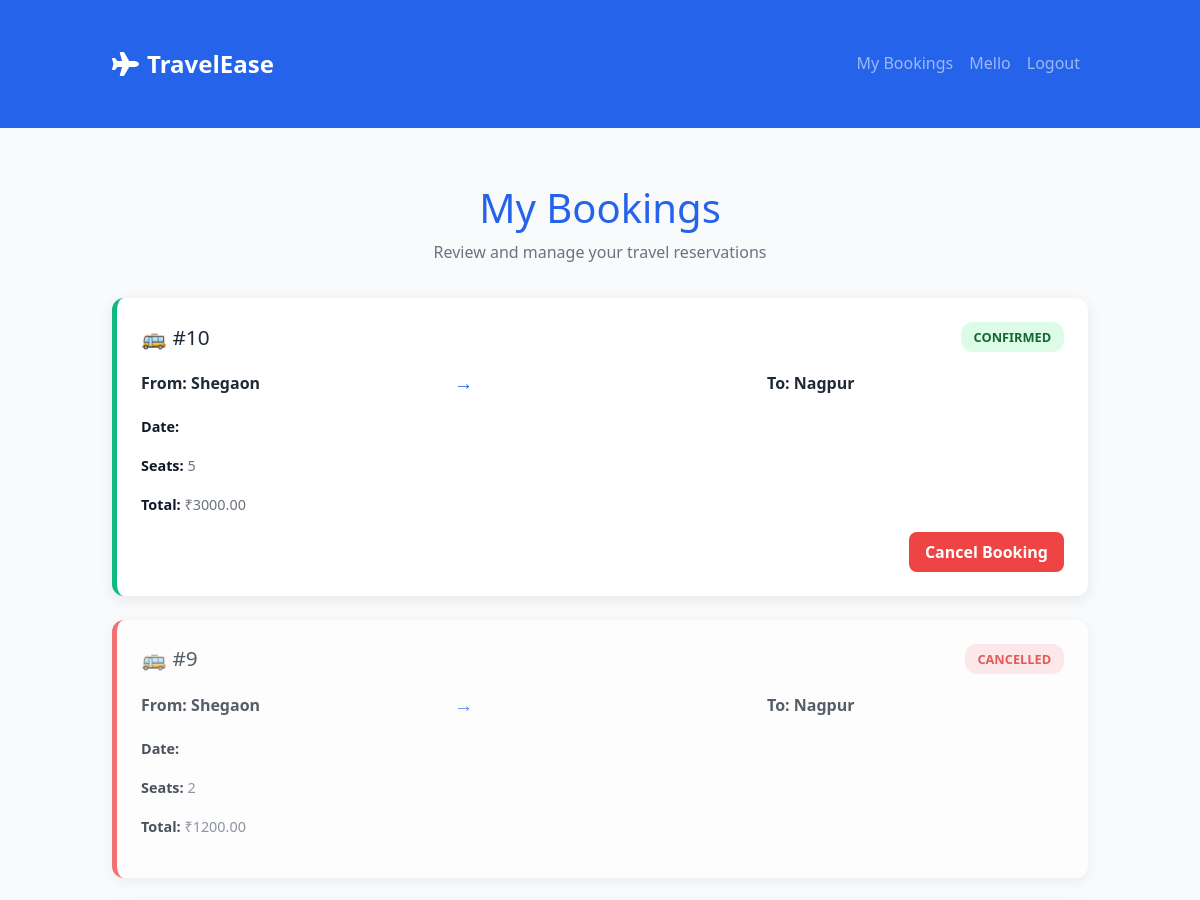
The app's page /bookings/my-bookings/ (signed in, upper part), older data.
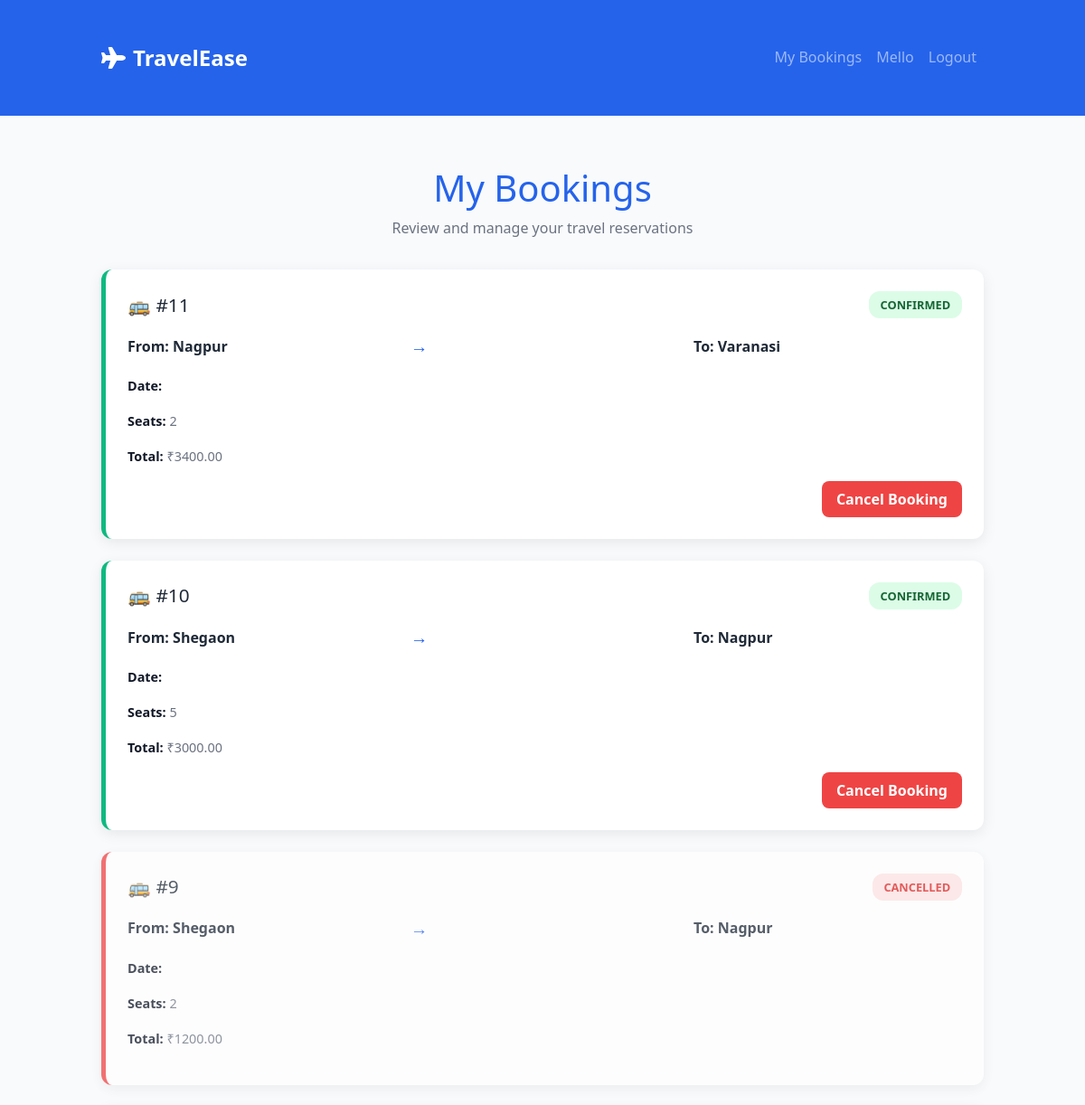
The same page, newer data.
### bookings/models.py (models this page shows, shortened)
class Booking(models.Model):
    STATUS_CHOICES = [
        ('confirmed', 'Confirmed'),
        ('cancelled', 'Cancelled'),
    ]
    user = models.ForeignKey(settings.AUTH_USER_MODEL, on_delete=models.CASCADE)
    travel = models.ForeignKey(TravelOption, on_delete=models.CASCADE)
    seats = models.PositiveIntegerField()
    total_price = models.DecimalField(max_digits=10, decimal_places=2)
    booking_date = models.DateTimeField(auto_now_add=True)
    status = models.CharField(max_length=10, choices=STATUS_CHOICES, default='confirmed')

class TravelOption(models.Model):
    TYPE_CHOICES = [
        ('flight', 'Flight'),
        ('train', 'Train'),
        ('bus', 'Bus'),
    ]
    travel_id = models.CharField(max_length=20, unique=True)
    type = models.CharField(max_length=6, choices=TYPE_CHOICES)
    source = models.CharField(max_length=100)
    destination = models.CharField(max_length=100)
    departure_datetime = models.DateTimeField()
    price = models.DecimalField(max_digits=8, decimal_places=2)
    available_seats = models.PositiveIntegerField()
    class Meta:
        ordering = ['departure_datetime']

### bookings/views.py (the view)
# urls.py: path('my-bookings/', views.MyBookingsView.as_view(), name='my_bookings'),
class MyBookingsView(LoginRequiredMixin, generic.ListView):
    model = Booking
    template_name = 'bookings/my_bookings.html'
    context_object_name = 'bookings'
    login_url = 'login'
    def get_queryset(self):
        return Booking.objects.filter(user=self.request.user).order_by('-booking_date')

### bookings/templates/bookings/my_bookings.html (shortened to what this page needs)
{% extends 'registration/base.html' %}
{% block content %}
<div class="container">
  <div class="header">
    <h1>My Bookings</h1>
    <p>Review and manage your travel reservations</p>
  </div>
  {% for booking in object_list %}
    <div class="booking-card {{ booking.status }}">
      <div class="booking-header">
        <h3>
          {% if booking.travel.travel_type == 'Flight' %}
            ✈️
          {% elif booking.travel.travel_type == 'Train' %}
            🚆
          {% else %}
            🚌
          {% endif %}
          {{ booking.travel.travel_type }} #{{ booking.pk }}
        </h3>
        <span class="status-badge {{ booking.status }}">
          {{ booking.status|title }}
        </span>
      </div>
      <div class="route">
        <span>From: {{ booking.travel.source }}</span>
        <span class="arrow">→</span>
        <span>To: {{ booking.travel.destination }}</span>
      </div>
      <div class="details">
        <p><strong>Date:</strong> {{ booking.travel.date_time|date:"M d, Y" }}</p>
        <p><strong>Seats:</strong> {{ booking.seats }}</p>
        <p><strong>Total:</strong> ₹{{ booking.total_price }}</p>
      </div>
      <div class="actions">
        {% if booking.status == 'confirmed' %}
          <form method="POST" action="{% url 'bookings:cancel_booking' booking.pk %}">
            <button type="submit" class="btn cancel">Cancel Booking</button>
          </form>
        {% endif %}
      </div>
    </div>
  {% empty %}
    <p>You have no bookings yet. <a href="{% url 'bookings:travel_list' %}" class="btn back">Browse Trips</a></p>
  {% endfor %}
</div>
{% endblock %}

### bookings/templates/registration/base.html (shortened to what this page needs)
<!DOCTYPE html>
<html lang="en">
<head>
    <link href="https://cdn.jsdelivr.net/npm/bootstrap@5.3.0/dist/css/bootstrap.min.css" rel="stylesheet">
    <link href="https://cdnjs.cloudflare.com/ajax/libs/font-awesome/6.0.0/css/all.min.css" rel="stylesheet">
</head>
<body>
    {% if request.resolver_match.url_name != 'login' and request.resolver_match.url_name != 'register' %}
    <nav class="navbar navbar-expand-lg navbar-dark" style="background-color: var(--primary-color);">
        <div class="container">
            <a class="navbar-brand" href="{% url 'bookings:travel_list' %}">
                <i class="fas fa-plane me-2"></i>TravelEase
            </a>
            <div class="collapse navbar-collapse" id="navbarNav">
                <ul class="navbar-nav ms-auto">
                    {% if user.is_authenticated %}
                        <li class="nav-item">
                            <a class="nav-link" href="{% url 'bookings:my_bookings' %}">My Bookings</a>
                        </li>
                        <li class="nav-item">
                            <a class="nav-link" href="{% url 'profile' %}">{{ user.username }}</a>
                        </li>
                        <li class="nav-item">
                            <a class="nav-link" href="{% url 'logout' %}">Logout</a>
                        </li>
                    {% endif %}
                </ul>
            </div>
        </div>
    </nav>
{% endif %}
    <main class="py-4">
        {% block content %}{% endblock %}
    </main>
</body>
</html>

Row changes from the older to the newer data that the page shows:
added Booking: pk "11", status "CONFIRMED", travel.source "Nagpur", travel.destination "Varanasi", seats "2", total_price "3400.00", shows "Cancel Booking"
